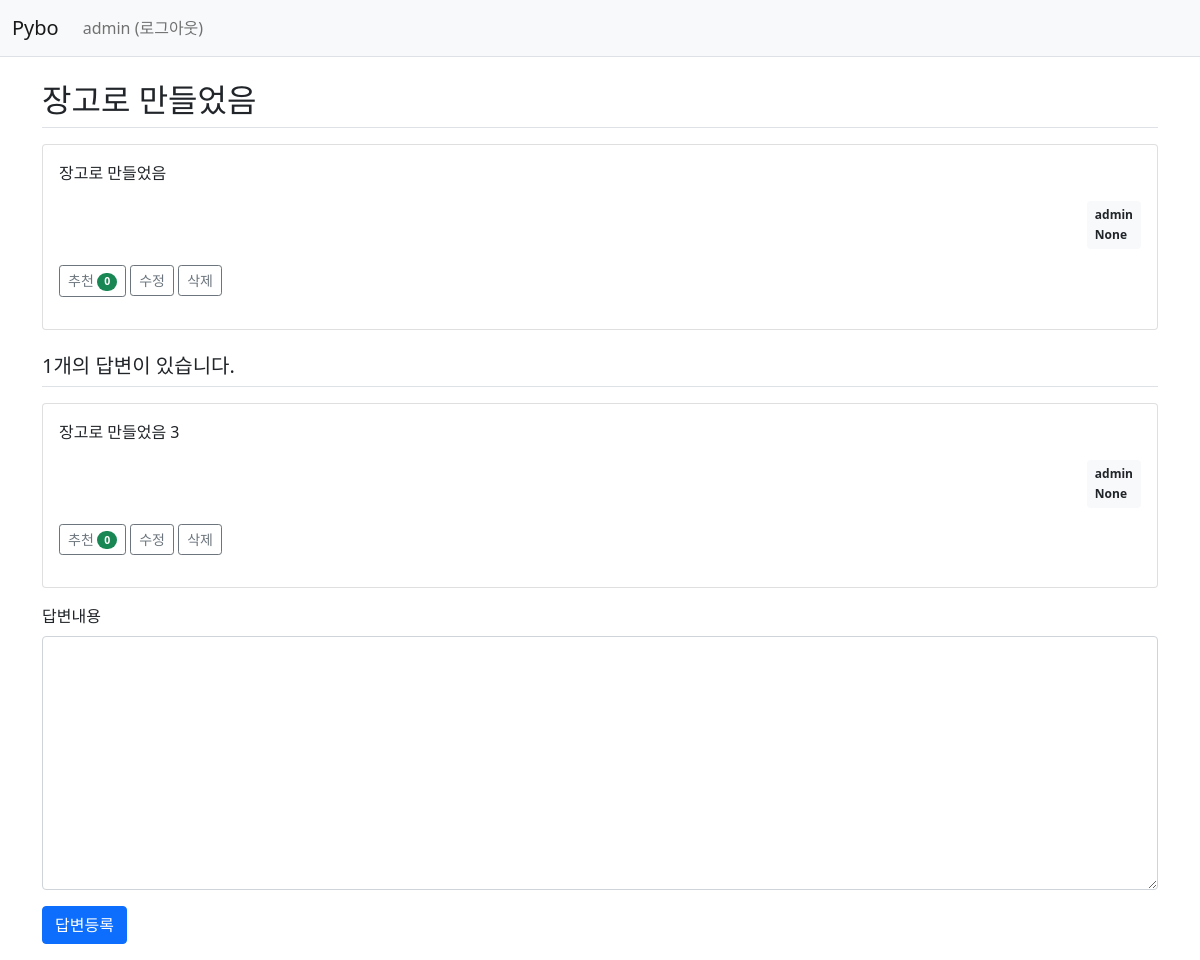
Screenshot of /pybo/3/ (signed in) with the database file from the repository.
### pybo/models.py (models this page shows, shortened)
class Question(models.Model):
    author = models.ForeignKey(User, on_delete=models.CASCADE,related_name='author_question')
    subject = models.CharField(max_length=200)
    content = models.TextField()
    create_date = models.DateTimeField()
    modify_date = models.DateTimeField(null=True, blank=True)
    voter = models.ManyToManyField(User, related_name='voter_question') # 추천인 추가

class Answer(models.Model):
    author = models.ForeignKey(User, on_delete=models.CASCADE, related_name='author_answer')
    question = models.ForeignKey(Question, on_delete=models.CASCADE)
    content = models.TextField()
    create_date = models.DateTimeField()
    modify_date = models.DateTimeField(null=True, blank=True)
    voter = models.ManyToManyField(User, related_name='voter_answer')

### pybo/views/base_views.py (the view)
# urls.py: path('<int:question_id>/', base_views.detail, name='detail'),
def detail(request, question_id):
    question = get_object_or_404(Question, pk=question_id)
    context = {'question': question}
    return render(request, 'pybo/question_detail.html', context)

### pybo/templatetags/pybo_filter.py (called while the page is built)
@register.filter()
def mark(value):
    extensions = ["nl2br", "fenced_code"]
    return mark_safe(markdown.markdown(value, extensions=extensions))

### templates/pybo/question_detail.html (shortened to what this page needs)
{% extends 'base.html' %}
{% load pybo_filter %}
{% block content %}
<div class="container my-3">
    <h2 class="border-bottom py-2">{{ question.subject }}</h2>
    <div class="card my-3">
        <div class="card-body">
            <div class="card-text">{{ question.content|mark }}</div>
            <div class="d-flex justify-content-end">
                <div class="badge bg-light text-dark p-2 text-start">
                    <div class="mb-2">{{ question.author.username }}</div>
                    <div>{{ question.create_date }}</div>
                </div>
            </div>
            <div class="my-3">
                <a href="javascript:void(0)" data-uri="{% url 'pybo:question_vote' question.id  %}"
                   class="recommend btn btn-sm btn-outline-secondary"> 추천
                    <span class="badge rounded-pill bg-success">{{question.voter.count}}</span>
                </a>
                {% if request.user == question.author %}
                <a href="{% url 'pybo:question_modify' question.id  %}"
                   class="btn btn-sm btn-outline-secondary">수정</a>
                <a href="javascript:void(0)" class="delete btn btn-sm btn-outline-secondary"
                   data-uri="{% url 'pybo:question_delete' question.id  %}">삭제</a>
                {% endif %}
            </div>
        </div>
    </div>
    <h5 class="border-bottom my-3 py-2">{{question.answer_set.count}}개의 답변이 있습니다.</h5>
    {% for answer in question.answer_set.all %}
    <div class="card my-3">
        <div class="card-body">
            <div class="card-text">{{ answer.content|mark }}</div>
            <div class="d-flex justify-content-end">
                <div class="badge bg-light text-dark p-2 text-start">
                    <div class="mb-2">{{ answer.author.username }}</div>
                    <div>{{ answer.create_date }}</div>
                </div>
            </div>
            <div class="my-3">
                <a href="javascript:void(0)" data-uri="{% url 'pybo:answer_vote' answer.id  %}"
                   class="recommend btn btn-sm btn-outline-secondary"> 추천
                    <span class="badge rounded-pill bg-success">{{answer.voter.count}}</span>
                </a>
                {% if request.user == answer.author %}
                <a href="{% url 'pybo:answer_modify' answer.id  %}"
                   class="btn btn-sm btn-outline-secondary">수정</a>
                <a href="javascript:void(0)" class="delete btn btn-sm btn-outline-secondary "
                   data-uri="{% url 'pybo:answer_delete' answer.id  %}">삭제</a>
                {% endif %}
            </div>
        </div>
    </div>
    {% endfor %}
    <form action="{% url 'pybo:answer_create' question.id %}" method="post" class="my-3">
        <div class="mb-3">
            <label for="content" class="form-label">답변내용</label>
            <textarea {% if not user.is_authenticated %}disabled{% endif %}
                      name="content" id="content" class="form-control" rows="10"></textarea>
        </div>
        <input type="submit" value="답변등록" class="btn btn-primary">
    </form>
</div>
{% endblock %}

### templates/navbar.html (shortened to what this page needs)
<nav class="navbar navbar-expand-lg navbar-light bg-light border-bottom">
    <div class="container-fluid">
        <a class="navbar-brand" href="{% url 'pybo:index' %}">Pybo</a>
        <div class="collapse navbar-collapse" id="navbarSupportedContent">
            <ul class="navbar-nav me-auto mb-2 mb-lg-0">
                <li class="nav-item">
                    {% if user.is_authenticated %}
                    <a class="nav-link" href="{% url 'common:logout' %}">{{ user.username }} (로그아웃)</a>
                    {% else %}
                    <a class="nav-link" href="{% url 'common:login' %}">로그인</a>
                    {% endif %}
                </li>
            </ul>
        </div>
    </div>
</nav>

### rows the page displays
Question: subject "장고로 만들었음", content|mark "장고로 만들었음", author.username "admin", create_date "None", voter.count "0", answer_set.count "1"
Answer: content|mark "장고로 만들었음 3", author.username "admin", create_date "None", voter.count "0", shows "수정"

### other values shown
{{ user.username }} "admin"
